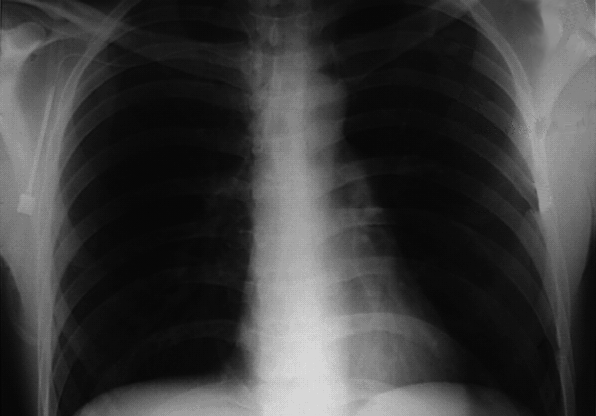
%> input picture filtering_in_frequency_domain/9_High_frequency_emphasis_filtering/Fig0459(a)(orig_chest_xray).tif, 596 x 416 px
$ octave high_frequency_emphasis.m   (GNU Octave 9; MATLAB toolbox functions it lacks are replaced by stand-ins)
%> lines starting %> are read from the running program, lines starting %| are printed output that depends on the picture
%exemplo 4.19 high frequency emphasis
f=imread('Fig0459(a)(orig_chest_xray).tif');
%> f is the input picture: size 416x596 uint8; min 3, max 227, mean 59.9
f=mat2gray(f);
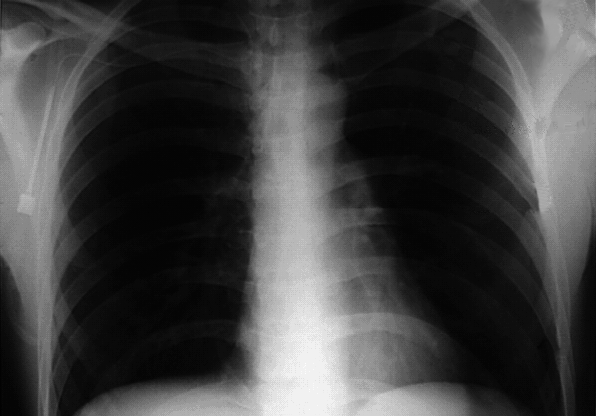
%> f: size 416x596 double; min 0, max 1, mean 0.254
[r,s]=size(f);
%> r = 416; s = 596
%defining the dimensions of the padded array;
M=2*r;
%> M = 832
N=2*s;
%> N = 1192

F=fft2(f,M,N);

D0=0.05*M;%threashold is set as 5% of the width of the padded image.
%> D0 = 41.6
n=2;

% Defining the meshgrid used to evaluate the filter function based on the
% distance between the frequency to the value of frequency (0,0)
u=0:1:M-1;
%> u = 832 values from 0 to 831
idx=find(u>M/2);
%> idx = 415 values from 418 to 832

v=0:1:N-1;
%> v = 1192 values from 0 to 1191
idy=find(v>N/2);
%> idy = 595 values from 598 to 1192

u(idx)=u(idx)-M;
v(idy)=v(idy)-N;

[V,U]=meshgrid(v,u);

D=hypot(U,V);
H=D*0;

%highpass 2º order butterwhorth filter

 H=1./(1+(D0./D).^(2*n));
 Hfe=0.5+2*H;

G=F.*Hfe;% filtering
g=abs(ifft2(G));%spectrum
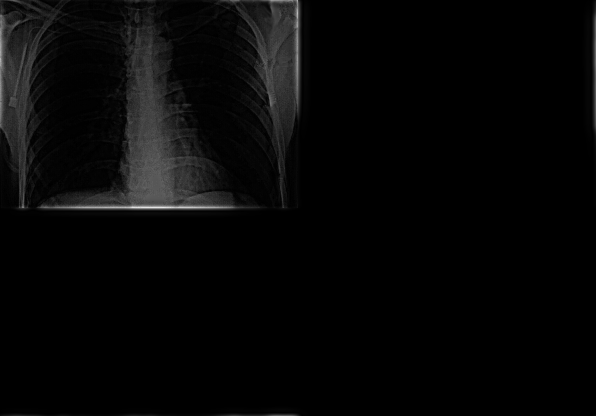
%> g: size 832x1192 double (shown at 1/2 size); min 1.77e-18, max 1.36, mean 0.0364; drawn with min black and max white
g=g(1:r,1:s);
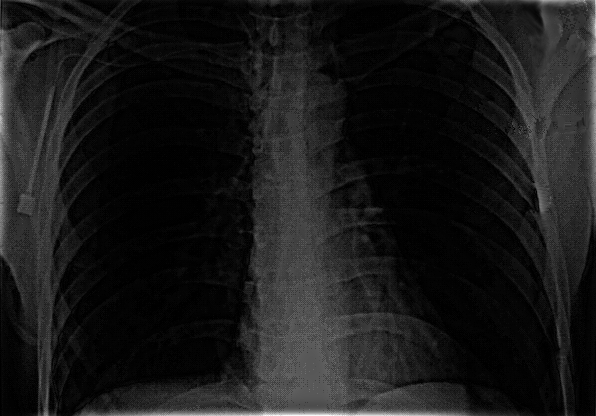
%> g: size 416x596 double; min 4.34e-07, max 1.36, mean 0.136; drawn with min black and max white

 g=histeq(g,256);% histogram equalization function
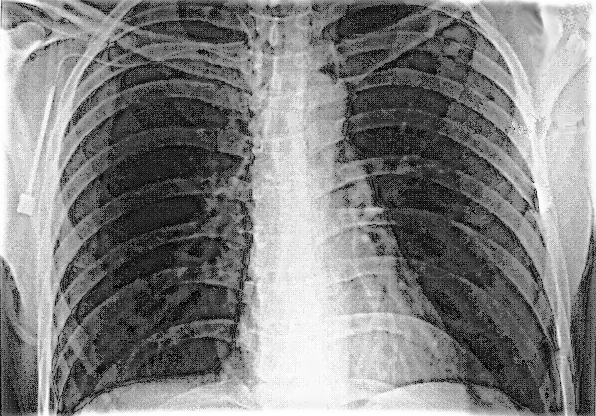
%> g: size 416x596 double; min 0.0196, max 1, mean 0.508
 imshowpair(f,g,'montage')
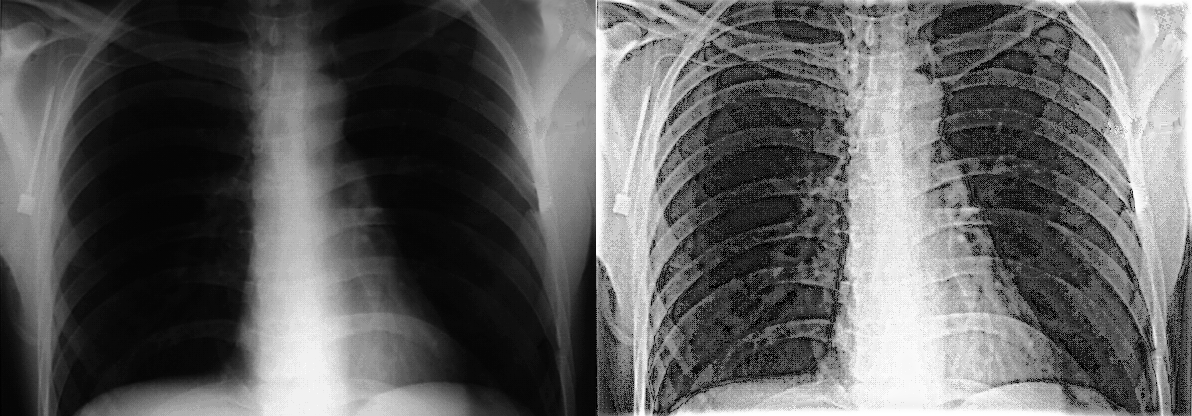
%> displayed picture: size 416x1192, on the screen's scale of 0 to 255; min 0, max 255, mean 95.9
